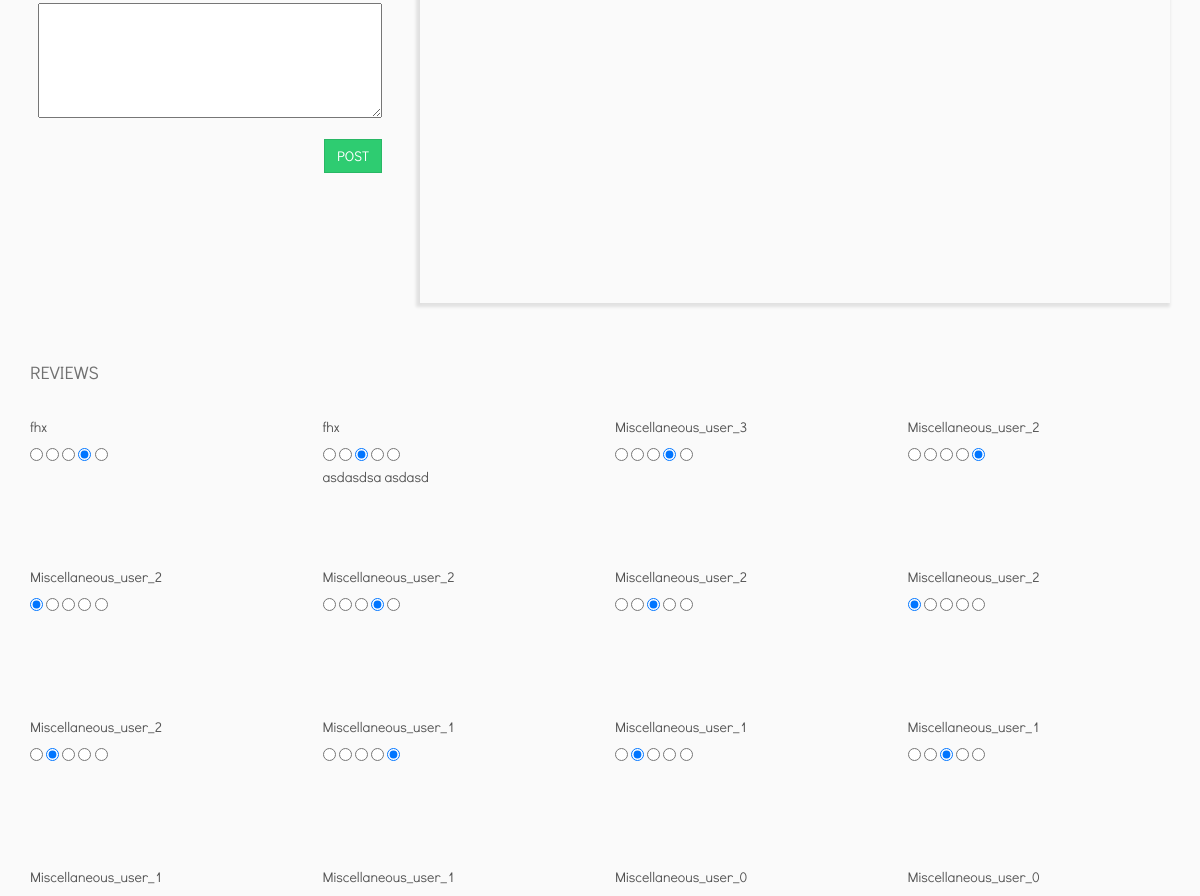
Page /plan/63/ (signed in, middle part) on the earlier database version.
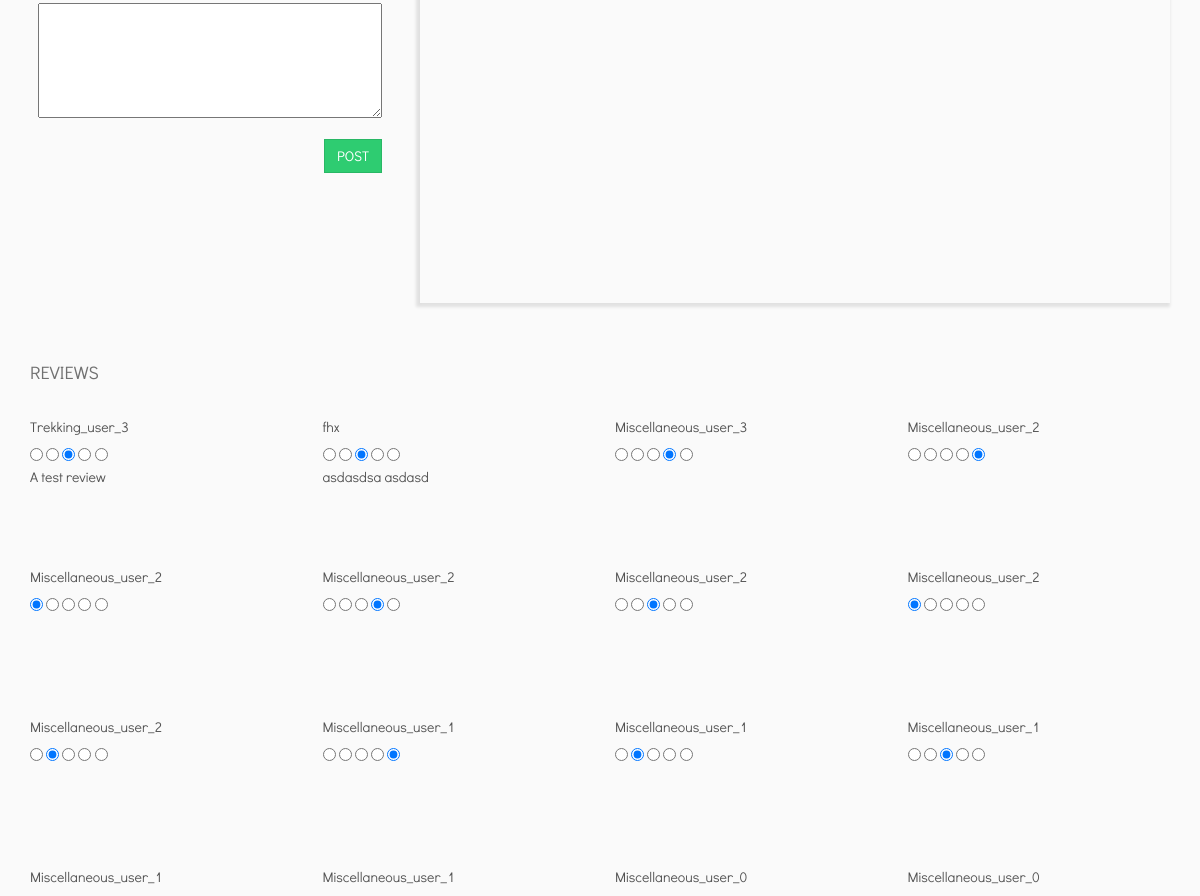
Same page on the later database version.
### tour/models.py (models this page shows, shortened)
class Review(models.Model):
    plan = models.ForeignKey(Plan)
    text = models.TextField(blank=True, default="")
    rating = models.IntegerField(validators=[MinValueValidator(0),
                                             MaxValueValidator(5)])
    posted_by = models.ForeignKey(User)
    posted_at = models.DateTimeField(auto_now_add=True)
    class Meta:
        unique_together = ('plan', 'posted_by',)
    @staticmethod
    def get_average_rating(plan):
        ratings = Review.objects.filter(plan=plan).values_list('rating',
                                                               flat=True)
        return 0 if len(ratings) == 0 else sum(ratings)/len(ratings)

### tour/views.py (the view, shortened to what this page needs)
# urls.py: url(r'^plan/(?P<pk>\d+)/$', PlanView.as_view(), name="plan"),
class PlanView(View):
    @method_decorator(login_required)
    def get(self, request, pk):
        plan = Plan.objects.get(pk=pk)
        plan.rating = Review.get_average_rating(plan)
        points = []
        point = plan.next_point
        while point:
            points.append(point)
            point = point.next_point
        try:
            review = Review.objects.get(plan=plan, posted_by=request.user)
        except:
            review = None
        try:
            agency = Agency.objects.get(user=plan.created_by)
        except:
            agency = None
        return render(request, 'tour/plan.html', {
            'plan': plan,
            'edit': plan.created_by == request.user,
            'points': points,
            'review': review,
            'agency': agency,
            'all_reviews': Review.objects.all().order_by('-posted_at'),
        })

### tour/templates/tour/plan.html (shortened to what this page needs)
{% extends 'base.html' %}
{% load staticfiles %}
{% block headblock %}
<link rel="stylesheet" type="text/css" href="{% static 'css/rating.css' %}">
<link rel="stylesheet" type="text/css" href="{% static 'css/map.css' %}">
<link rel="stylesheet" type="text/css" href="{% static 'css/plan.css' %}">
{% endblock %}
{% block bodyblock %}
<div class="section" id="body-section">
    <div class="container">
        <div class="row">
            <div class="col-md-4">
                {% if not edit %}
                <div style="padding:8px;">
                    <textarea id="review" style="width: 100%" rows="5">{% if review %}{{review.text}}{% endif %}</textarea>
                    <div>
                        <button id="post-review" class='btn btn-primary pull-right' style="margin-top: 16px;">Post</button>
                    </div>
                </div>
                {% endif %}
            </div>
            <div class="col-md-8">
                <div class="row">
                    <div class="col-md-12">
                        <div id="map" oncontextmenu="return false;"></div>
                    </div>
                </div>
            </div>
        </div>
        <div id="review-block">
            <h4>Reviews</h4>
            <div class="row">
                {% for rev in all_reviews %}
                <div class="col-md-3">
                    <div class="review">
                        <h5>{{rev.posted_by}}</h5>
                        <div id="rate-container-{{forloop.counter}}">
                            <input type="radio" name="rating-{{forloop.counter}}" class="rating-disabled" value="1" {% if rev.rating == 1 %} checked {% endif %}/>
                            <input type="radio" name="rating-{{forloop.counter}}" class="rating-disabled" value="2" {% if rev.rating == 2 %} checked {% endif %}/>
                            <input type="radio" name="rating-{{forloop.counter}}" class="rating-disabled" value="3" {% if rev.rating == 3 %} checked {% endif %}/>
                            <input type="radio" name="rating-{{forloop.counter}}" class="rating-disabled" value="4" {% if rev.rating == 4 %} checked {% endif %}/>
                            <input type="radio" name="rating-{{forloop.counter}}" class="rating-disabled" value="5" {% if rev.rating == 5 %} checked {% endif %}/>
                        </div>
                        <div class="review-text">{{rev.text|safe}}</div>
                    </div>
                </div>
                {% endfor %}
            </div>
        </div>
    </div>
</div>
{% endblock %}

Differences in the rows shown:
removed Review: posted_by "fhx", rating "☑"
added Review: posted_by "Trekking_user_3", rating "☑", text "A test review"
